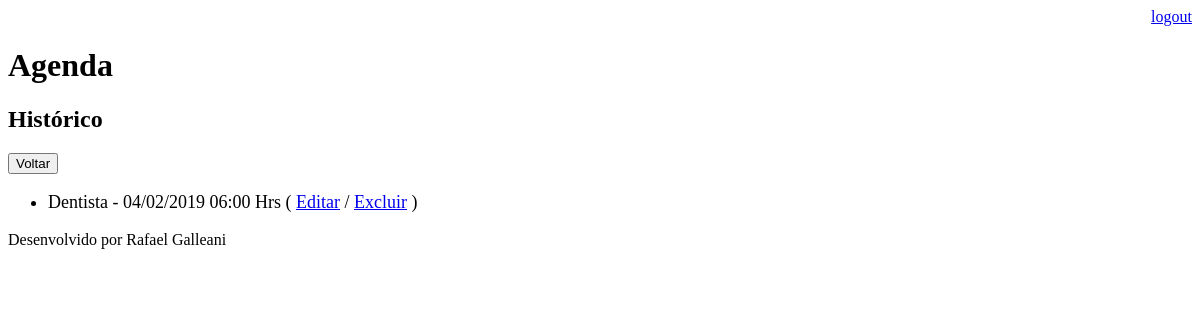
Page /agenda/historico/ (signed in) on the earlier database version.
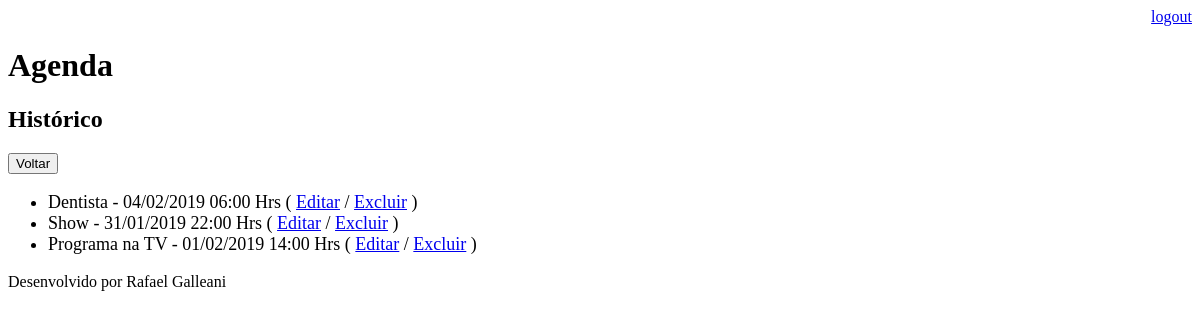
Same page on the later database version.
### core/models.py (models this page shows, shortened)
class Evento(models.Model):
    titulo = models.CharField(max_length=100)
    descricao = models.TextField(blank=True, null=True)
    data_evento = models.DateTimeField(verbose_name='Data do Evento')
    data_criacao = models.DateTimeField(auto_now=True)
    usuario = models.ForeignKey(User, on_delete=models.CASCADE)
    class Meta:
        db_table = 'evento'
    def get_data_evento(self):
        return self.data_evento.strftime('%d/%m/%Y %H:%M Hrs')

### core/views.py (the view)
# urls.py: path('agenda/historico/', views.lista_eventos_historico),
@login_required(login_url='/login/')
def lista_eventos_historico(request):
    usuario = request.user
    data_atual = datetime.now()
    evento = Evento.objects.filter(usuario=usuario,
                                   data_evento__lt=data_atual)
    dados = {'eventos':evento}
    return render(request, 'historico.html', dados)

### templates/historico.html
{% extends "model-page.html" %}
{% block content %}
    <h2>Histórico</h2>
    <a href="../">
        <button type="button">Voltar</button>
    </a>
    <ul style="font-size: 18px">
        {% for evento in eventos %}
            <li>
                <div>
                    {{ evento.titulo }} - {{ evento.get_data_evento }}
                    ( <a href="../evento/?id={{ evento.id }}">Editar</a>
                    / <a href="../evento/delete/{{ evento.id }}/">Excluir</a> )
                </div>
            </li>
        {% endfor %}
    </ul>
{% endblock %}

### templates/model-page.html
<!DOCTYPE html>
<html lang="pt-br">
<head>
    {% include "model-header.html" %}
</head>
<body>
    {% block content %} {% endblock %}
    {% include "model-footer.html" %}
</body>
</html>

### templates/model-header.html (shortened to what this page needs)
<div align="right">
    <a href="/logout">logout</a>
</div>
<h1>Agenda</h1>

### templates/model-footer.html
<p>Desenvolvido por Rafael Galleani</p>

Differences in the rows shown:
added Evento: titulo "Show", get_data_evento "31/01/2019 22:00 Hrs"
added Evento: titulo "Programa na TV", get_data_evento "01/02/2019 14:00 Hrs"
